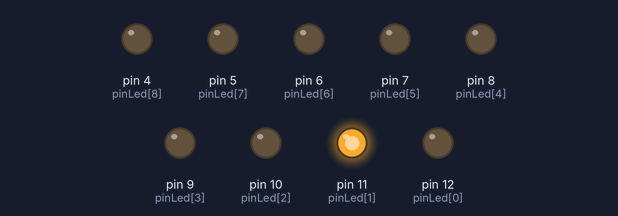
Recording of a sketch running on a simulated Arduino Uno, built with avr-gcc and run on an emulated ATmega328P. Parts: output pins drawn as LEDs (lit = HIGH).

Above: at 0.02 s.
At 0.37 s:
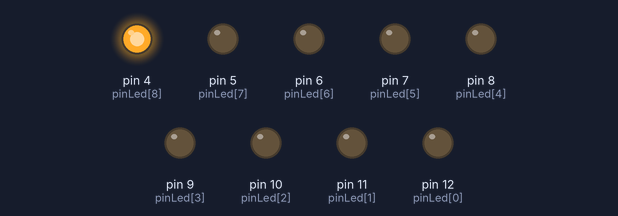
At 0.72 s:
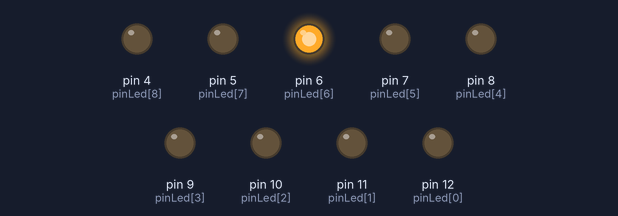
At 1.47 s:
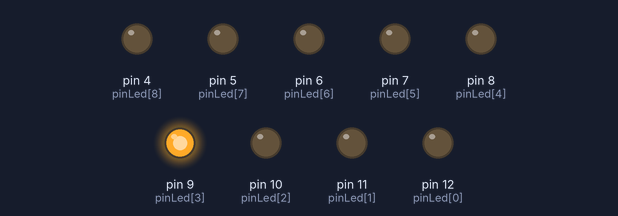
At 2.22 s:
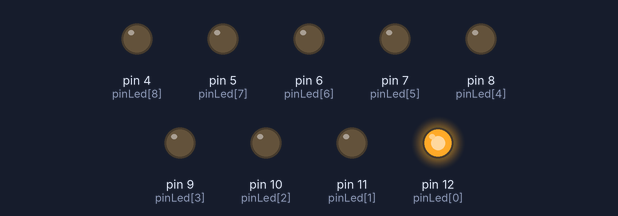
At 2.92 s:
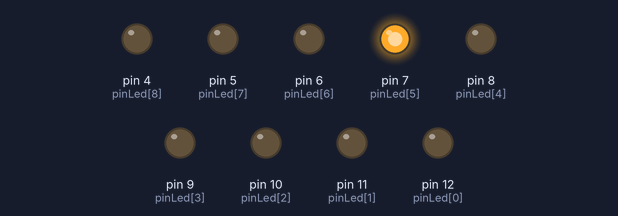
Timing chart, 0 to 3.2 s (numbered marks = the images above):
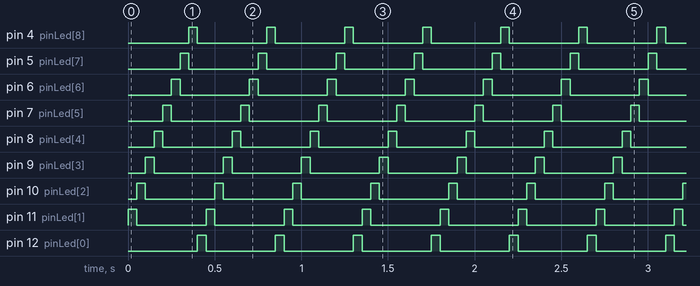

The sketch:

aula_07_While.ino
```cpp
int pinLed[] = {12,11,10,9,8,7,6,5,4};
int numeroLed;
char digitado;

void setup() {
  // put your setup code here, to run once:
  int x;
  for(x = 0;x<=8;x++)
  {
    pinMode(pinLed[x],OUTPUT);
  }

  Serial.begin(9600);
}

void loop() {
  // put your main code here, to run repeatedly:
  digitado = ' ';
  numeroLed = 0;
  while(digitado != 'P')
  {
    digitalWrite(pinLed[numeroLed],LOW);
    numeroLed++;
    if(numeroLed>8)
    {
      numeroLed = 0;
    }
    digitalWrite(pinLed[numeroLed],HIGH);

    if(Serial.available())
    {
      digitado = Serial.read();
    }
    delay(50);
  }

  delay(5000);

}
```

Measured:
- by itself, pin 4 (pinLed[8]), pin 5 (pinLed[7]), pin 6 (pinLed[6]), pin 7 (pinLed[5]), pin 8 (pinLed[4]), pin 9 (pinLed[3]), pin 10 (pinLed[2]), pin 11 (pinLed[1]), pin 12 (pinLed[0]): alternates HIGH for 0.05 s and LOW for 0.40 s
- by itself, everything shown: repeats every 0.45 s, in 9 steps
